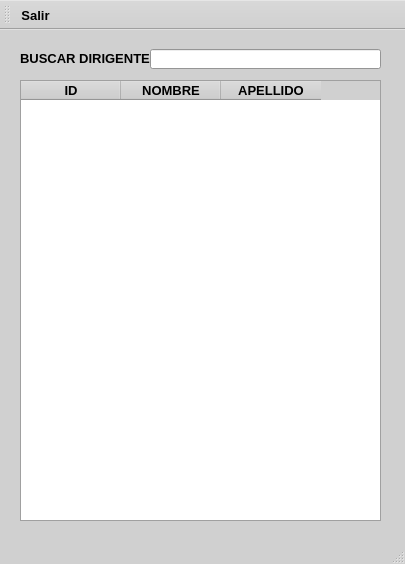
<?xml version="1.0" encoding="UTF-8"?>
<ui version="4.0">
 <class>MainWindow</class>
 <widget class="QMainWindow" name="MainWindow">
  <property name="geometry">
   <rect>
    <x>0</x>
    <y>0</y>
    <width>405</width>
    <height>564</height>
   </rect>
  </property>
  <property name="palette">
   <palette>
    <active>
     <colorrole role="WindowText">
      <brush brushstyle="SolidPattern">
       <color alpha="255">
        <red>0</red>
        <green>0</green>
        <blue>0</blue>
       </color>
      </brush>
     </colorrole>
     <colorrole role="Button">
      <brush brushstyle="SolidPattern">
       <color alpha="255">
        <red>208</red>
        <green>208</green>
        <blue>208</blue>
       </color>
      </brush>
     </colorrole>
     <colorrole role="Light">
      <brush brushstyle="SolidPattern">
       <color alpha="255">
        <red>255</red>
        <green>255</green>
        <blue>255</blue>
       </color>
      </brush>
     </colorrole>
     <colorrole role="Midlight">
      <brush brushstyle="SolidPattern">
       <color alpha="255">
        <red>231</red>
        <green>231</green>
        <blue>231</blue>
       </color>
      </brush>
     </colorrole>
     <colorrole role="Dark">
      <brush brushstyle="SolidPattern">
       <color alpha="255">
        <red>104</red>
        <green>104</green>
        <blue>104</blue>
       </color>
      </brush>
     </colorrole>
     <colorrole role="Mid">
      <brush brushstyle="SolidPattern">
       <color alpha="255">
        <red>139</red>
        <green>139</green>
        <blue>139</blue>
       </color>
      </brush>
     </colorrole>
     <colorrole role="Text">
      <brush brushstyle="SolidPattern">
       <color alpha="255">
        <red>0</red>
        <green>0</green>
        <blue>0</blue>
       </color>
      </brush>
     </colorrole>
     <colorrole role="BrightText">
      <brush brushstyle="SolidPattern">
       <color alpha="255">
        <red>255</red>
        <green>255</green>
        <blue>255</blue>
       </color>
      </brush>
     </colorrole>
     <colorrole role="ButtonText">
      <brush brushstyle="SolidPattern">
       <color alpha="255">
        <red>0</red>
        <green>0</green>
        <blue>0</blue>
       </color>
      </brush>
     </colorrole>
     <colorrole role="Base">
      <brush brushstyle="SolidPattern">
       <color alpha="255">
        <red>255</red>
        <green>255</green>
        <blue>255</blue>
       </color>
      </brush>
     </colorrole>
     <colorrole role="Window">
      <brush brushstyle="SolidPattern">
       <color alpha="255">
        <red>208</red>
        <green>208</green>
        <blue>208</blue>
       </color>
      </brush>
     </colorrole>
     <colorrole role="Shadow">
      <brush brushstyle="SolidPattern">
       <color alpha="255">
        <red>0</red>
        <green>0</green>
        <blue>0</blue>
       </color>
      </brush>
     </colorrole>
     <colorrole role="AlternateBase">
      <brush brushstyle="SolidPattern">
       <color alpha="255">
        <red>231</red>
        <green>231</green>
        <blue>231</blue>
       </color>
      </brush>
     </colorrole>
     <colorrole role="ToolTipBase">
      <brush brushstyle="SolidPattern">
       <color alpha="255">
        <red>255</red>
        <green>255</green>
        <blue>220</blue>
       </color>
      </brush>
     </colorrole>
     <colorrole role="ToolTipText">
      <brush brushstyle="SolidPattern">
       <color alpha="255">
        <red>0</red>
        <green>0</green>
        <blue>0</blue>
       </color>
      </brush>
     </colorrole>
     <colorrole role="PlaceholderText">
      <brush brushstyle="SolidPattern">
       <color alpha="128">
        <red>0</red>
        <green>0</green>
        <blue>0</blue>
       </color>
      </brush>
     </colorrole>
    </active>
    <inactive>
     <colorrole role="WindowText">
      <brush brushstyle="SolidPattern">
       <color alpha="255">
        <red>0</red>
        <green>0</green>
        <blue>0</blue>
       </color>
      </brush>
     </colorrole>
     <colorrole role="Button">
      <brush brushstyle="SolidPattern">
       <color alpha="255">
        <red>208</red>
        <green>208</green>
        <blue>208</blue>
       </color>
      </brush>
     </colorrole>
     <colorrole role="Light">
      <brush brushstyle="SolidPattern">
       <color alpha="255">
        <red>255</red>
        <green>255</green>
        <blue>255</blue>
       </color>
      </brush>
     </colorrole>
     <colorrole role="Midlight">
      <brush brushstyle="SolidPattern">
       <color alpha="255">
        <red>231</red>
        <green>231</green>
        <blue>231</blue>
       </color>
      </brush>
     </colorrole>
     <colorrole role="Dark">
      <brush brushstyle="SolidPattern">
       <color alpha="255">
        <red>104</red>
        <green>104</green>
        <blue>104</blue>
       </color>
      </brush>
     </colorrole>
     <colorrole role="Mid">
      <brush brushstyle="SolidPattern">
       <color alpha="255">
        <red>139</red>
        <green>139</green>
        <blue>139</blue>
       </color>
      </brush>
     </colorrole>
     <colorrole role="Text">
      <brush brushstyle="SolidPattern">
       <color alpha="255">
        <red>0</red>
        <green>0</green>
        <blue>0</blue>
       </color>
      </brush>
     </colorrole>
     <colorrole role="BrightText">
      <brush brushstyle="SolidPattern">
       <color alpha="255">
        <red>255</red>
        <green>255</green>
        <blue>255</blue>
       </color>
      </brush>
     </colorrole>
     <colorrole role="ButtonText">
      <brush brushstyle="SolidPattern">
       <color alpha="255">
        <red>0</red>
        <green>0</green>
        <blue>0</blue>
       </color>
      </brush>
     </colorrole>
     <colorrole role="Base">
      <brush brushstyle="SolidPattern">
       <color alpha="255">
        <red>255</red>
        <green>255</green>
        <blue>255</blue>
       </color>
      </brush>
     </colorrole>
     <colorrole role="Window">
      <brush brushstyle="SolidPattern">
       <color alpha="255">
        <red>208</red>
        <green>208</green>
        <blue>208</blue>
       </color>
      </brush>
     </colorrole>
     <colorrole role="Shadow">
      <brush brushstyle="SolidPattern">
       <color alpha="255">
        <red>0</red>
        <green>0</green>
        <blue>0</blue>
       </color>
      </brush>
     </colorrole>
     <colorrole role="AlternateBase">
      <brush brushstyle="SolidPattern">
       <color alpha="255">
        <red>231</red>
        <green>231</green>
        <blue>231</blue>
       </color>
      </brush>
     </colorrole>
     <colorrole role="ToolTipBase">
      <brush brushstyle="SolidPattern">
       <color alpha="255">
        <red>255</red>
        <green>255</green>
        <blue>220</blue>
       </color>
      </brush>
     </colorrole>
     <colorrole role="ToolTipText">
      <brush brushstyle="SolidPattern">
       <color alpha="255">
        <red>0</red>
        <green>0</green>
        <blue>0</blue>
       </color>
      </brush>
     </colorrole>
     <colorrole role="PlaceholderText">
      <brush brushstyle="SolidPattern">
       <color alpha="128">
        <red>0</red>
        <green>0</green>
        <blue>0</blue>
       </color>
      </brush>
     </colorrole>
    </inactive>
    <disabled>
     <colorrole role="WindowText">
      <brush brushstyle="SolidPattern">
       <color alpha="255">
        <red>104</red>
        <green>104</green>
        <blue>104</blue>
       </color>
      </brush>
     </colorrole>
     <colorrole role="Button">
      <brush brushstyle="SolidPattern">
       <color alpha="255">
        <red>208</red>
        <green>208</green>
        <blue>208</blue>
       </color>
      </brush>
     </colorrole>
     <colorrole role="Light">
      <brush brushstyle="SolidPattern">
       <color alpha="255">
        <red>255</red>
        <green>255</green>
        <blue>255</blue>
       </color>
      </brush>
     </colorrole>
     <colorrole role="Midlight">
      <brush brushstyle="SolidPattern">
       <color alpha="255">
        <red>231</red>
        <green>231</green>
        <blue>231</blue>
       </color>
      </brush>
     </colorrole>
     <colorrole role="Dark">
      <brush brushstyle="SolidPattern">
       <color alpha="255">
        <red>104</red>
        <green>104</green>
        <blue>104</blue>
       </color>
      </brush>
     </colorrole>
     <colorrole role="Mid">
      <brush brushstyle="SolidPattern">
       <color alpha="255">
        <red>139</red>
        <green>139</green>
        <blue>139</blue>
       </color>
      </brush>
     </colorrole>
     <colorrole role="Text">
      <brush brushstyle="SolidPattern">
       <color alpha="255">
        <red>104</red>
        <green>104</green>
        <blue>104</blue>
       </color>
      </brush>
     </colorrole>
     <colorrole role="BrightText">
      <brush brushstyle="SolidPattern">
       <color alpha="255">
        <red>255</red>
        <green>255</green>
        <blue>255</blue>
       </color>
      </brush>
     </colorrole>
     <colorrole role="ButtonText">
      <brush brushstyle="SolidPattern">
       <color alpha="255">
        <red>104</red>
        <green>104</green>
        <blue>104</blue>
       </color>
      </brush>
     </colorrole>
     <colorrole role="Base">
      <brush brushstyle="SolidPattern">
       <color alpha="255">
        <red>208</red>
        <green>208</green>
        <blue>208</blue>
       </color>
      </brush>
     </colorrole>
     <colorrole role="Window">
      <brush brushstyle="SolidPattern">
       <color alpha="255">
        <red>208</red>
        <green>208</green>
        <blue>208</blue>
       </color>
      </brush>
     </colorrole>
     <colorrole role="Shadow">
      <brush brushstyle="SolidPattern">
       <color alpha="255">
        <red>0</red>
        <green>0</green>
        <blue>0</blue>
       </color>
      </brush>
     </colorrole>
     <colorrole role="AlternateBase">
      <brush brushstyle="SolidPattern">
       <color alpha="255">
        <red>208</red>
        <green>208</green>
        <blue>208</blue>
       </color>
      </brush>
     </colorrole>
     <colorrole role="ToolTipBase">
      <brush brushstyle="SolidPattern">
       <color alpha="255">
        <red>255</red>
        <green>255</green>
        <blue>220</blue>
       </color>
      </brush>
     </colorrole>
     <colorrole role="ToolTipText">
      <brush brushstyle="SolidPattern">
       <color alpha="255">
        <red>0</red>
        <green>0</green>
        <blue>0</blue>
       </color>
      </brush>
     </colorrole>
     <colorrole role="PlaceholderText">
      <brush brushstyle="SolidPattern">
       <color alpha="128">
        <red>0</red>
        <green>0</green>
        <blue>0</blue>
       </color>
      </brush>
     </colorrole>
    </disabled>
   </palette>
  </property>
  <property name="windowTitle">
   <string>MainWindow</string>
  </property>
  <widget class="QWidget" name="centralwidget">
   <widget class="QLineEdit" name="lineEdit">
    <property name="geometry">
     <rect>
      <x>150</x>
      <y>19</y>
      <width>231</width>
      <height>20</height>
     </rect>
    </property>
    <property name="font">
     <font>
      <pointsize>10</pointsize>
      <bold>true</bold>
     </font>
    </property>
    <property name="text">
     <string/>
    </property>
   </widget>
   <widget class="QLabel" name="label">
    <property name="geometry">
     <rect>
      <x>20</x>
      <y>20</y>
      <width>131</width>
      <height>16</height>
     </rect>
    </property>
    <property name="font">
     <font>
      <pointsize>10</pointsize>
      <bold>true</bold>
     </font>
    </property>
    <property name="text">
     <string>BUSCAR DIRIGENTE</string>
    </property>
   </widget>
   <widget class="QTableWidget" name="tableWidget">
    <property name="geometry">
     <rect>
      <x>20</x>
      <y>50</y>
      <width>361</width>
      <height>441</height>
     </rect>
    </property>
    <property name="font">
     <font>
      <pointsize>10</pointsize>
      <bold>true</bold>
     </font>
    </property>
    <column>
     <property name="text">
      <string>ID</string>
     </property>
     <property name="font">
      <font>
       <pointsize>10</pointsize>
       <bold>true</bold>
      </font>
     </property>
    </column>
    <column>
     <property name="text">
      <string>NOMBRE</string>
     </property>
     <property name="font">
      <font>
       <pointsize>10</pointsize>
       <bold>true</bold>
      </font>
     </property>
    </column>
    <column>
     <property name="text">
      <string>APELLIDO</string>
     </property>
     <property name="font">
      <font>
       <pointsize>10</pointsize>
       <bold>true</bold>
      </font>
     </property>
    </column>
   </widget>
  </widget>
  <widget class="QMenuBar" name="menubar">
   <property name="geometry">
    <rect>
     <x>0</x>
     <y>0</y>
     <width>405</width>
     <height>22</height>
    </rect>
   </property>
  </widget>
  <widget class="QStatusBar" name="statusbar"/>
  <widget class="QToolBar" name="toolBar">
   <property name="palette">
    <palette>
     <active>
      <colorrole role="WindowText">
       <brush brushstyle="SolidPattern">
        <color alpha="255">
         <red>0</red>
         <green>0</green>
         <blue>0</blue>
        </color>
       </brush>
      </colorrole>
      <colorrole role="Button">
       <brush brushstyle="SolidPattern">
        <color alpha="255">
         <red>208</red>
         <green>208</green>
         <blue>208</blue>
        </color>
       </brush>
      </colorrole>
      <colorrole role="Light">
       <brush brushstyle="SolidPattern">
        <color alpha="255">
         <red>255</red>
         <green>255</green>
         <blue>255</blue>
        </color>
       </brush>
      </colorrole>
      <colorrole role="Midlight">
       <brush brushstyle="SolidPattern">
        <color alpha="255">
         <red>231</red>
         <green>231</green>
         <blue>231</blue>
        </color>
       </brush>
      </colorrole>
      <colorrole role="Dark">
       <brush brushstyle="SolidPattern">
        <color alpha="255">
         <red>104</red>
         <green>104</green>
         <blue>104</blue>
        </color>
       </brush>
      </colorrole>
      <colorrole role="Mid">
       <brush brushstyle="SolidPattern">
        <color alpha="255">
         <red>139</red>
         <green>139</green>
         <blue>139</blue>
        </color>
       </brush>
      </colorrole>
      <colorrole role="Text">
       <brush brushstyle="SolidPattern">
        <color alpha="255">
         <red>0</red>
         <green>0</green>
         <blue>0</blue>
        </color>
       </brush>
      </colorrole>
      <colorrole role="BrightText">
       <brush brushstyle="SolidPattern">
        <color alpha="255">
         <red>255</red>
         <green>255</green>
         <blue>255</blue>
        </color>
       </brush>
      </colorrole>
      <colorrole role="ButtonText">
       <brush brushstyle="SolidPattern">
        <color alpha="255">
         <red>0</red>
         <green>0</green>
         <blue>0</blue>
        </color>
       </brush>
      </colorrole>
      <colorrole role="Base">
       <brush brushstyle="SolidPattern">
        <color alpha="255">
         <red>255</red>
         <green>255</green>
         <blue>255</blue>
        </color>
       </brush>
      </colorrole>
      <colorrole role="Window">
       <brush brushstyle="SolidPattern">
        <color alpha="255">
         <red>208</red>
         <green>208</green>
         <blue>208</blue>
        </color>
       </brush>
      </colorrole>
      <colorrole role="Shadow">
       <brush brushstyle="SolidPattern">
        <color alpha="255">
         <red>0</red>
         <green>0</green>
         <blue>0</blue>
        </color>
       </brush>
      </colorrole>
      <colorrole role="AlternateBase">
       <brush brushstyle="SolidPattern">
        <color alpha="255">
         <red>231</red>
         <green>231</green>
         <blue>231</blue>
        </color>
       </brush>
      </colorrole>
      <colorrole role="ToolTipBase">
       <brush brushstyle="SolidPattern">
        <color alpha="255">
         <red>255</red>
         <green>255</green>
         <blue>220</blue>
        </color>
       </brush>
      </colorrole>
      <colorrole role="ToolTipText">
       <brush brushstyle="SolidPattern">
        <color alpha="255">
         <red>0</red>
         <green>0</green>
         <blue>0</blue>
        </color>
       </brush>
      </colorrole>
      <colorrole role="PlaceholderText">
       <brush brushstyle="SolidPattern">
        <color alpha="128">
         <red>0</red>
         <green>0</green>
         <blue>0</blue>
        </color>
       </brush>
      </colorrole>
     </active>
     <inactive>
      <colorrole role="WindowText">
       <brush brushstyle="SolidPattern">
        <color alpha="255">
         <red>0</red>
         <green>0</green>
         <blue>0</blue>
        </color>
       </brush>
      </colorrole>
      <colorrole role="Button">
       <brush brushstyle="SolidPattern">
        <color alpha="255">
         <red>208</red>
         <green>208</green>
         <blue>208</blue>
        </color>
       </brush>
      </colorrole>
      <colorrole role="Light">
       <brush brushstyle="SolidPattern">
        <color alpha="255">
         <red>255</red>
         <green>255</green>
         <blue>255</blue>
        </color>
       </brush>
      </colorrole>
      <colorrole role="Midlight">
       <brush brushstyle="SolidPattern">
        <color alpha="255">
         <red>231</red>
         <green>231</green>
         <blue>231</blue>
        </color>
       </brush>
      </colorrole>
      <colorrole role="Dark">
       <brush brushstyle="SolidPattern">
        <color alpha="255">
         <red>104</red>
         <green>104</green>
         <blue>104</blue>
        </color>
       </brush>
      </colorrole>
      <colorrole role="Mid">
       <brush brushstyle="SolidPattern">
        <color alpha="255">
         <red>139</red>
         <green>139</green>
         <blue>139</blue>
        </color>
       </brush>
      </colorrole>
      <colorrole role="Text">
       <brush brushstyle="SolidPattern">
        <color alpha="255">
         <red>0</red>
         <green>0</green>
         <blue>0</blue>
        </color>
       </brush>
      </colorrole>
      <colorrole role="BrightText">
       <brush brushstyle="SolidPattern">
        <color alpha="255">
         <red>255</red>
         <green>255</green>
         <blue>255</blue>
        </color>
       </brush>
      </colorrole>
      <colorrole role="ButtonText">
       <brush brushstyle="SolidPattern">
        <color alpha="255">
         <red>0</red>
         <green>0</green>
         <blue>0</blue>
        </color>
       </brush>
      </colorrole>
      <colorrole role="Base">
       <brush brushstyle="SolidPattern">
        <color alpha="255">
         <red>255</red>
         <green>255</green>
         <blue>255</blue>
        </color>
       </brush>
      </colorrole>
      <colorrole role="Window">
       <brush brushstyle="SolidPattern">
        <color alpha="255">
         <red>208</red>
         <green>208</green>
         <blue>208</blue>
        </color>
       </brush>
      </colorrole>
      <colorrole role="Shadow">
       <brush brushstyle="SolidPattern">
        <color alpha="255">
         <red>0</red>
         <green>0</green>
         <blue>0</blue>
        </color>
       </brush>
      </colorrole>
      <colorrole role="AlternateBase">
       <brush brushstyle="SolidPattern">
        <color alpha="255">
         <red>231</red>
         <green>231</green>
         <blue>231</blue>
        </color>
       </brush>
      </colorrole>
      <colorrole role="ToolTipBase">
       <brush brushstyle="SolidPattern">
        <color alpha="255">
         <red>255</red>
         <green>255</green>
         <blue>220</blue>
        </color>
       </brush>
      </colorrole>
      <colorrole role="ToolTipText">
       <brush brushstyle="SolidPattern">
        <color alpha="255">
         <red>0</red>
         <green>0</green>
         <blue>0</blue>
        </color>
       </brush>
      </colorrole>
      <colorrole role="PlaceholderText">
       <brush brushstyle="SolidPattern">
        <color alpha="128">
         <red>0</red>
         <green>0</green>
         <blue>0</blue>
        </color>
       </brush>
      </colorrole>
     </inactive>
     <disabled>
      <colorrole role="WindowText">
       <brush brushstyle="SolidPattern">
        <color alpha="255">
         <red>104</red>
         <green>104</green>
         <blue>104</blue>
        </color>
       </brush>
      </colorrole>
      <colorrole role="Button">
       <brush brushstyle="SolidPattern">
        <color alpha="255">
         <red>208</red>
         <green>208</green>
         <blue>208</blue>
        </color>
       </brush>
      </colorrole>
      <colorrole role="Light">
       <brush brushstyle="SolidPattern">
        <color alpha="255">
         <red>255</red>
         <green>255</green>
         <blue>255</blue>
        </color>
       </brush>
      </colorrole>
      <colorrole role="Midlight">
       <brush brushstyle="SolidPattern">
        <color alpha="255">
         <red>231</red>
         <green>231</green>
         <blue>231</blue>
        </color>
       </brush>
      </colorrole>
      <colorrole role="Dark">
       <brush brushstyle="SolidPattern">
        <color alpha="255">
         <red>104</red>
         <green>104</green>
         <blue>104</blue>
        </color>
       </brush>
      </colorrole>
      <colorrole role="Mid">
       <brush brushstyle="SolidPattern">
        <color alpha="255">
         <red>139</red>
         <green>139</green>
         <blue>139</blue>
        </color>
       </brush>
      </colorrole>
      <colorrole role="Text">
       <brush brushstyle="SolidPattern">
        <color alpha="255">
         <red>104</red>
         <green>104</green>
         <blue>104</blue>
        </color>
       </brush>
      </colorrole>
      <colorrole role="BrightText">
       <brush brushstyle="SolidPattern">
        <color alpha="255">
         <red>255</red>
         <green>255</green>
         <blue>255</blue>
        </color>
       </brush>
      </colorrole>
      <colorrole role="ButtonText">
       <brush brushstyle="SolidPattern">
        <color alpha="255">
         <red>104</red>
         <green>104</green>
         <blue>104</blue>
        </color>
       </brush>
      </colorrole>
      <colorrole role="Base">
       <brush brushstyle="SolidPattern">
        <color alpha="255">
         <red>208</red>
         <green>208</green>
         <blue>208</blue>
        </color>
       </brush>
      </colorrole>
      <colorrole role="Window">
       <brush brushstyle="SolidPattern">
        <color alpha="255">
         <red>208</red>
         <green>208</green>
         <blue>208</blue>
        </color>
       </brush>
      </colorrole>
      <colorrole role="Shadow">
       <brush brushstyle="SolidPattern">
        <color alpha="255">
         <red>0</red>
         <green>0</green>
         <blue>0</blue>
        </color>
       </brush>
      </colorrole>
      <colorrole role="AlternateBase">
       <brush brushstyle="SolidPattern">
        <color alpha="255">
         <red>208</red>
         <green>208</green>
         <blue>208</blue>
        </color>
       </brush>
      </colorrole>
      <colorrole role="ToolTipBase">
       <brush brushstyle="SolidPattern">
        <color alpha="255">
         <red>255</red>
         <green>255</green>
         <blue>220</blue>
        </color>
       </brush>
      </colorrole>
      <colorrole role="ToolTipText">
       <brush brushstyle="SolidPattern">
        <color alpha="255">
         <red>0</red>
         <green>0</green>
         <blue>0</blue>
        </color>
       </brush>
      </colorrole>
      <colorrole role="PlaceholderText">
       <brush brushstyle="SolidPattern">
        <color alpha="128">
         <red>0</red>
         <green>0</green>
         <blue>0</blue>
        </color>
       </brush>
      </colorrole>
     </disabled>
    </palette>
   </property>
   <property name="font">
    <font>
     <pointsize>10</pointsize>
     <bold>true</bold>
    </font>
   </property>
   <property name="windowTitle">
    <string>toolBar</string>
   </property>
   <property name="toolButtonStyle">
    <enum>Qt::ToolButtonTextBesideIcon</enum>
   </property>
   <attribute name="toolBarArea">
    <enum>TopToolBarArea</enum>
   </attribute>
   <attribute name="toolBarBreak">
    <bool>false</bool>
   </attribute>
   <addaction name="actionSalir"/>
  </widget>
  <action name="actionSalir">
   <property name="icon">
    <iconset resource="../../resources.qrc">
     <normaloff>:/icons/app/resources/icons/salir.png</normaloff>:/icons/app/resources/icons/salir.png</iconset>
   </property>
   <property name="text">
    <string>Salir</string>
   </property>
  </action>
 </widget>
 <resources>
  <include location="../../resources.qrc"/>
 </resources>
 <connections/>
</ui>
